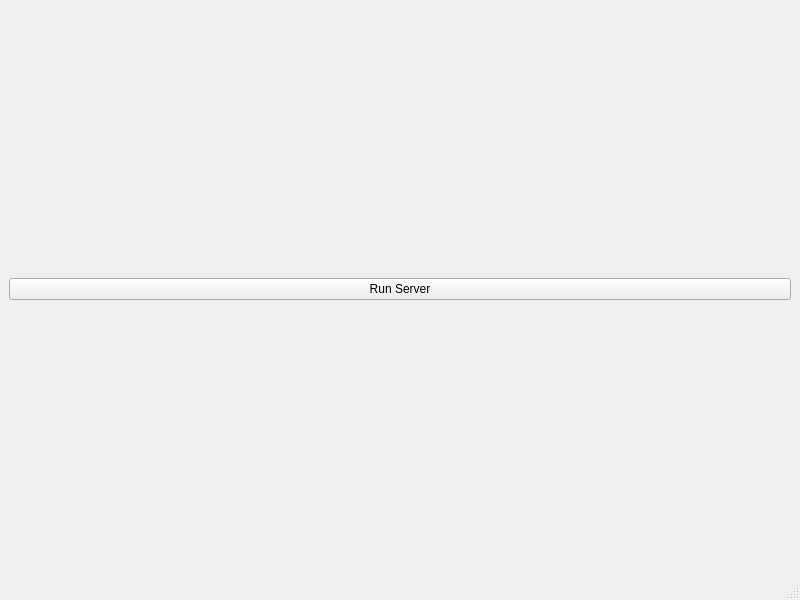
<?xml version="1.0" encoding="UTF-8"?>
<ui version="4.0">
 <class>MainWindow</class>
 <widget class="QMainWindow" name="MainWindow">
  <property name="geometry">
   <rect>
    <x>0</x>
    <y>0</y>
    <width>800</width>
    <height>600</height>
   </rect>
  </property>
  <property name="windowTitle">
   <string>MainWindow</string>
  </property>
  <widget class="QWidget" name="centralwidget">
   <layout class="QVBoxLayout" name="verticalLayout">
    <item>
     <widget class="QPushButton" name="pushButton">
      <property name="text">
       <string>Run Server</string>
      </property>
     </widget>
    </item>
   </layout>
  </widget>
  <widget class="QMenuBar" name="menubar">
   <property name="geometry">
    <rect>
     <x>0</x>
     <y>0</y>
     <width>800</width>
     <height>22</height>
    </rect>
   </property>
  </widget>
  <widget class="QStatusBar" name="statusbar"/>
 </widget>
 <resources/>
 <connections/>
</ui>
